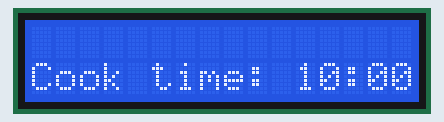
This sketch was run on a simulated Arduino Uno, built with avr-gcc and run on an emulated ATmega328P. Parts: 16×2 character LCD.

Above: at 0.1 s.
At 4.1 s:
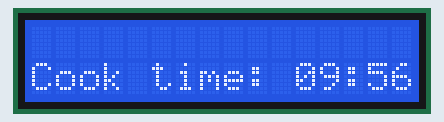
At 9.1 s:
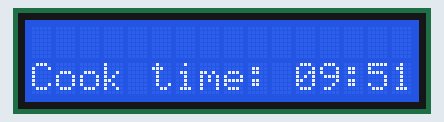
At 19.1 s:
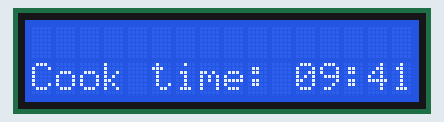
At 29.1 s:
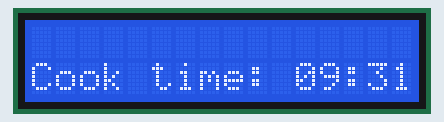
At 39.1 s:
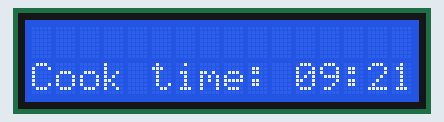

Measured:
- what the display in image 1 shows lasts 1.0 s, from 4.0 s to 5.0 s

The sketch:

countdown.ino
```cpp
#include <LiquidCrystal.h>

LiquidCrystal lcd(12, 11, 5, 4, 3, 2);
long hour = 00, minute = 10, second = 00;
long countdown_time = (hour*3600) + (minute * 60) + second;

void setup() {
lcd.begin(16, 2);
}


void loop() {

  long countdowntime_seconds = countdown_time - (millis() / 1000);
  if (countdowntime_seconds >= 0) {
    long countdown_minute = ((countdowntime_seconds / 60)%60);
    long countdown_sec = countdowntime_seconds % 60;

    lcd.setCursor(0, 1);

    lcd.print("Cook time: ");
    if (countdown_minute < 10) {
      lcd.print("0");
    }
    lcd.print(countdown_minute);
    lcd.print(":");
    if (countdown_sec < 10) {
      lcd.print("0");
    }
    lcd.print(countdown_sec);
    }


}
```
